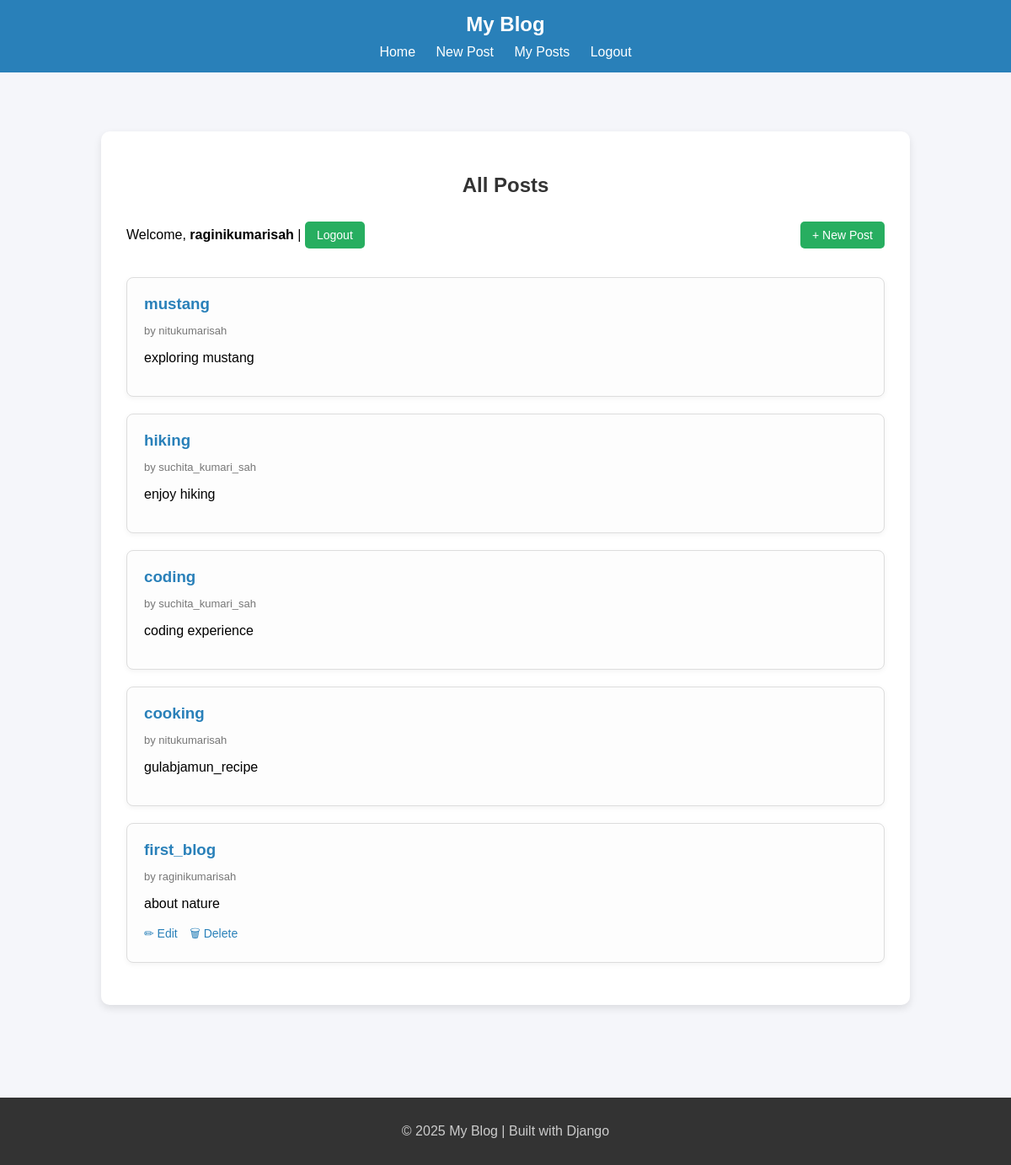
The app's page / (signed in) with its own data.
### blogapp/models.py (models this page shows, shortened)
class Post(models.Model):
    title = models.CharField(max_length=200)
    content = models.TextField()
    author = models.ForeignKey(User, on_delete=models.CASCADE)
    created_at = models.DateTimeField(auto_now_add=True)

### blogapp/views.py (the view)
# urls.py: path("", views.post_list, name="post_list"),
def post_list(request):
    posts = Post.objects.all().order_by("-created_at")
    return render(request, "blogapp/post_list.html", {"posts": posts})

### blogapp/templates/blogapp/post_list.html (shortened to what this page needs)
{% extends "blogapp/base.html" %}
{% block content %}
<div class="container">
    <h2>All Posts</h2>
    <div class="top-bar">
        {% if user.is_authenticated %}
            <p>Welcome, <strong>{{ user.username }}</strong> |
                <a href="{% url 'logout' %}">Logout</a>
            </p>
            <a href="{% url 'post_create' %}">+ New Post</a>
        {% else %}
            <a href="{% url 'login' %}">Login</a>
        {% endif %}
    </div>
    {% for post in posts %}
        <div class="post-card">
            <h3>{{ post.title }}</h3>
            <p class="post-meta">by {{ post.author.username }}</p>
            <p>{{ post.content|truncatewords:25 }}</p>
            {% if post.author == user %}
                <div class="post-actions">
                    <a href="{% url 'post_update' post.pk %}">✏ Edit</a>
                    <a href="{% url 'post_delete' post.pk %}">🗑 Delete</a>
                </div>
            {% endif %}
        </div>
    {% empty %}
        <p>No posts available yet.</p>
    {% endfor %}
</div>
{% endblock %}

### blogapp/templates/blogapp/base.html (style rules this page uses)
body { font-family: Arial, sans-serif; margin: 0; background: #f5f6fa; }

### blogapp/templates/blogapp/post_list.html (style rules this page uses)
body { font-family: Arial, sans-serif; background: #f5f6fa; margin: 0; padding: 0; }
.container { width: 80%; max-width: 900px; margin: 50px auto; background: #fff; padding: 30px; border-radius: 10px; box-shadow: 0px 4px 10px rgba(0,0,0,0.1); }
h2 { text-align: center; margin-bottom: 20px; color: #333; }
.top-bar { display: flex; justify-content: space-between; align-items: center; margin-bottom: 25px; }
.top-bar a { background: #27ae60; color: #fff; padding: 8px 14px; border-radius: 5px; text-decoration: none; font-size: 14px; }
.post-card { background: #fdfdfd; border: 1px solid #ddd; border-radius: 8px; padding: 20px; margin-bottom: 20px; box-shadow: 0px 2px 6px rgba(0,0,0,0.05); }
.post-card h3 { margin: 0; color: #2980b9; }
.post-meta { font-size: 13px; color: #777; margin-bottom: 10px; }
.post-actions { margin-top: 10px; }
.post-actions a { margin-right: 10px; font-size: 14px; color: #2980b9; text-decoration: none; }

### records on screen
Post: title "mustang", author.username "nitukumarisah", content "exploring mustang"
Post: title "hiking", author.username "suchita_kumari_sah", content "enjoy hiking"
Post: title "coding", author.username "suchita_kumari_sah", content "coding experience"
Post: title "cooking", author.username "nitukumarisah", content "gulabjamun_recipe"
Post: title "first_blog", author.username "raginikumarisah", content "about nature", shows "✏ Edit"

### other values on screen
{{ user.username }} "raginikumarisah"
{{ year|default:2025 }} "2025"
